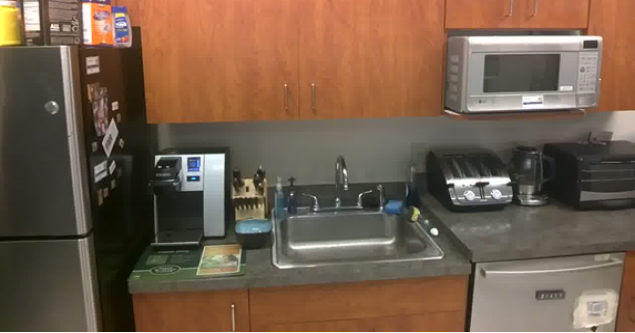
#> input picture Source Image/scene2.png, 635 x 333 px, found by its file name
$ python object_detection_homography.py
#> lines starting #> are read from the running program, lines starting #| are printed output that depends on the picture
# -*- coding: utf-8 -*-
"""
Created on Wed Mar 10 18:13:27 2021

@author: Sonu
"""

import numpy as np
import cv2
from matplotlib import pyplot as plt

MIN_MATCH_COUNT = 10

img1 = cv2.imread('scene2.png',0)          #QueryImage
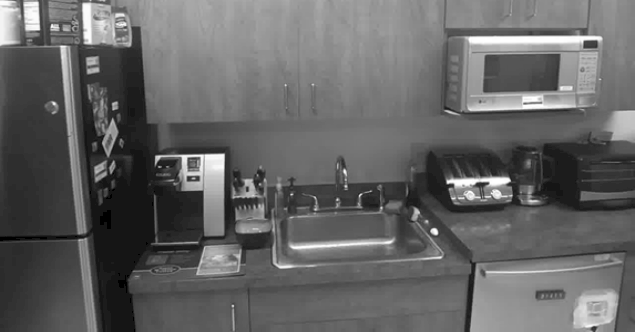
#> img1: shape (333, 635); min 0, max 255, mean 100.6
img2 = cv2.imread('scene2_obj6.png',0) #TrainImage
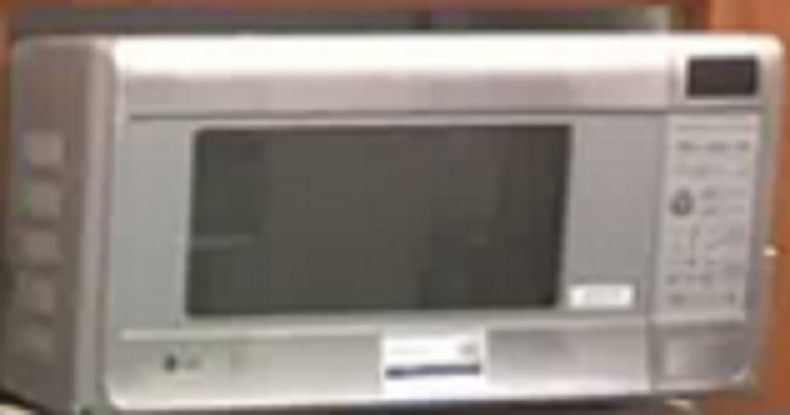
#> input picture Query Object/scene2_obj6.png, 790 x 415 px, found by its file name
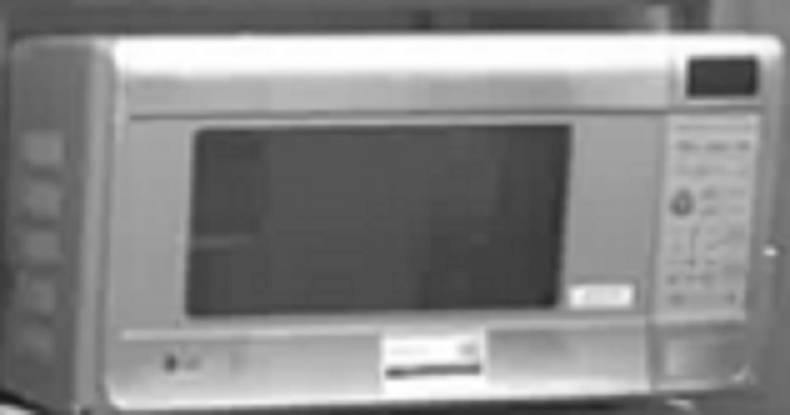
#> img2: shape (415, 790); min 28, max 255, mean 135.3

#Create a Descriptor object
sift = cv2.xfeatures2d.SIFT_create()

#Extract the keypoints and descriptors with SIFT
kp1, des1 = sift.detectAndCompute(img1,None)
#> kp1 = 738 keypoints; strongest (x, y, size): (157, 158, 3.9), (448, 182, 3), (594, 329, 3.5), (506, 180, 5.2)
kp2, des2 = sift.detectAndCompute(img2,None)
#> kp2 = 78 keypoints; strongest (x, y, size): (138, 56, 33.7), (396, 373, 10), (659, 53, 38.7), (761, 47, 19.5)

FLANN_INDEX_KDTREE = 0
index_params = dict(algorithm = FLANN_INDEX_KDTREE, trees = 5)
search_params = dict(checks = 50)

#Match object using FLANN based matcher
flann = cv2.FlannBasedMatcher(index_params, search_params)
#Finding the top two matches for each descriptor using KNN match
matches = flann.knnMatch(des1,des2,k=2)
#> matches = 738 matches

#Storing all the good matches as per Lowe's ratio test
good = []
for m,n in matches:
    if m.distance < 0.7*n.distance:
        good.append(m)
#> after the loop, good = 56 matches

#Homography is possible if atleast 4 sets of match are found
if len(good)>MIN_MATCH_COUNT:
    #Finding the keypoints for good matches only
    src_pts = np.float32([ kp1[m.queryIdx].pt for m in good ]).reshape(-1,1,2)
#> src_pts = 56 rows, first 8: [63.19, 44.12], [72.04, 201.8], [81.32, 30.39], [88.18, 85.48], [90.75, 256.2], [91.27, 263.7], [92.55, 9.28], [93.53, 286.2]
    dst_pts = np.float32([ kp2[m.trainIdx].pt for m in good ]).reshape(-1,1,2)
#> dst_pts = 56 rows, first 8: [637.1, 295.3], [423, 22.82], [423, 22.82], [752.9, 119.3], [180.3, 238.4], [180.3, 238.4], [582.1, 279.8], [180.3, 238.4]

    #Finding the homography between keypoints of matching pair sets using RANSAC
    M, mask = cv2.findHomography(src_pts, dst_pts, cv2.RANSAC,5.0)
#> M = [[5, -0.0104, -2226.3], [-0.00248, 4.99, -142.2], [3.64e-06, -3.36e-05, 1]]; mask = 56 values, max 1 at index 20, min 0 at index 0, mean 0.589
    matchesMask = mask.ravel().tolist()
#> matchesMask has the same summary as mask

    h,w = img1.shape
#> h = 333; w = 635
    pts = np.float32([ [0,0],[0,h-1],[w-1,h-1],[w-1,0] ]).reshape(-1,1,2)
#> pts = [[0, 0], [0, 332], [634, 332], [634, 0]]

    #Perforimg a perspective transform on the query image
    dst = cv2.perspectiveTransform(pts,M)
#> dst = [[-2226.3, -142.2], [-2254.9, 1532], [946.1, 1526.8], [939, -143.5]]

    img2 = cv2.polylines(img2,[np.int32(dst)],True,255,3, cv2.LINE_AA)

else:
    print("Not enough matches are found - %d/%d" % (len(good),MIN_MATCH_COUNT))
    matchesMask = None

draw_params = dict(matchColor = (0,255,0), #Drawing matches in green color
                   singlePointColor = None,
                   matchesMask = matchesMask, #Drawing only inliers
                   flags = 2)
#> draw_params = 4 items

img3 = cv2.drawMatches(img1,kp1,img2,kp2,good,None,**draw_params)
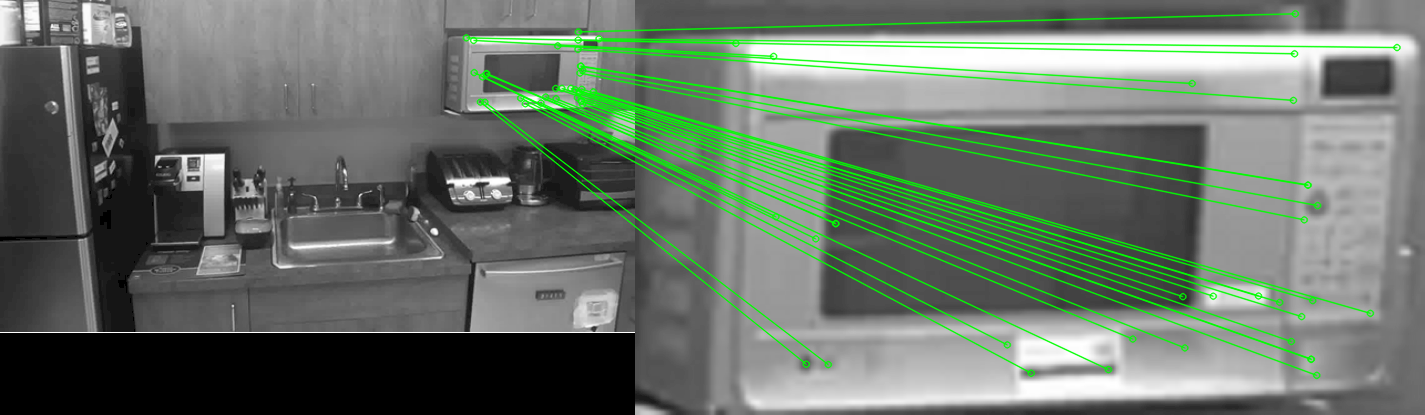
#> img3: shape (415, 1425, 3); mean of channels 0, 1, 2 105.2, 116.6, 105.2; drawn as B, G, R

plt.imshow(img3, 'gray')
plt.show()
